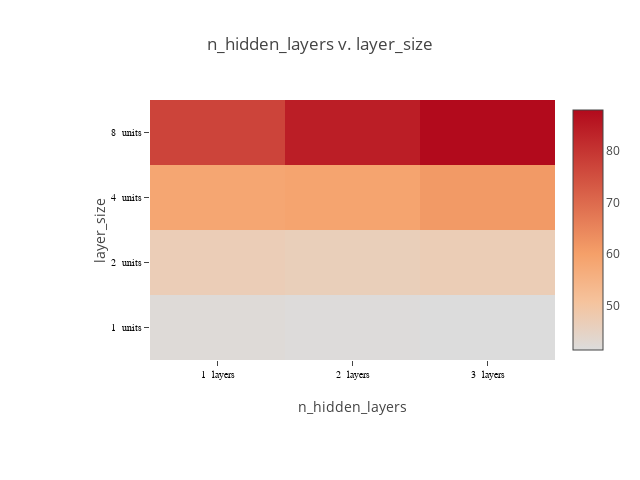

Notebook cell for this chart:
### Code cell
def plot_matrix(lossframe, x_labels, y_labels, x_suffix="", y_suffix=""):

    pivot = lossframe.pivot_table(index=[y_labels], columns=[x_labels], values=['MSE'])
#    print(pivot)
    # specify labels as strings, to force plotly to use a discrete axis
#    print(pivot.columns.levels[1]).values
#    print(lossframe[x_labels].dtype)
    
    if lossframe[x_labels].dtype == np.float64 or lossframe[x_labels].dtype == np.float32:
        xaxis = ["%f %s" % (i, x_suffix) for i in pivot.columns.levels[1].values]
    else:
        xaxis = ["%d %s" % (i, x_suffix) for i in pivot.columns.levels[1].values]
    if lossframe[y_labels].dtype == np.float64 or lossframe[y_labels].dtype == np.float32:
        yaxis = ["%f %s" % (i, y_suffix) for i in pivot.index.values]
    else:
        yaxis = ["%d %s" % (i, y_suffix) for i in pivot.index.values]
        
#    print(xaxis, yaxis)
    """plot a heat map of a matrix"""
    chart_width=640
    chart_height=480
    
    layout = Layout(
        title="%s v. %s" % (x_labels, y_labels),
        height=chart_height,
        width=chart_width,     
        margin=dict(
            l=150,
            r=30,
            b=120,
            t=100,
        ),
        xaxis=dict(
            title=x_labels,
            tickfont=dict(
                family='Arial, sans-serif',
                size=10,
                color='black'
            ),
        ),
        yaxis=dict(
            title=y_labels,
            tickfont=dict(
                family='Arial, sans-serif',
                size=10,
                color='black'
            ),
        ),
    )
    
    data = [Heatmap(z=pivot.values,
                    x=xaxis,
                    y=yaxis,
                    colorscale=[[0, 'rgb(0,0,255)', [1, 'rgb(255,0,0)']]],
                   )
           ]

    fig = Figure(data=data, layout=layout)
    return iplot(fig, link_text="")

plot_matrix(lossframe, "n_hidden_layers", "layer_size", x_suffix=" layers", y_suffix=" units")

### Figure 1 — Plotly figure (JSON) as saved in the notebook; plotly's stock layout.template omitted (floating-point values rounded to 4 significant figures)
{"data": [{"colorscale": [[0, "rgb(0,0,255)", [1, "rgb(255,0,0)"]]], "type": "heatmap", "x": ["1  layers", "2  layers", "3  layers"], "y": ["1  units", "2  units", "4  units", "8  units"], "z": [[42.18, 41.76, 41.5], [46.95, 46.47, 47.04], [58.46, 58.88, 61.22], [77.13, 84.16, 87.83]]}], "layout": {"height": 480, "margin": {"b": 120, "l": 150, "r": 30, "t": 100}, "title": "n_hidden_layers v. layer_size", "width": 640, "xaxis": {"tickfont": {"color": "black", "family": "Arial, sans-serif", "size": 10}, "title": "n_hidden_layers"}, "yaxis": {"tickfont": {"color": "black", "family": "Arial, sans-serif", "size": 10}, "title": "layer_size"}}}
